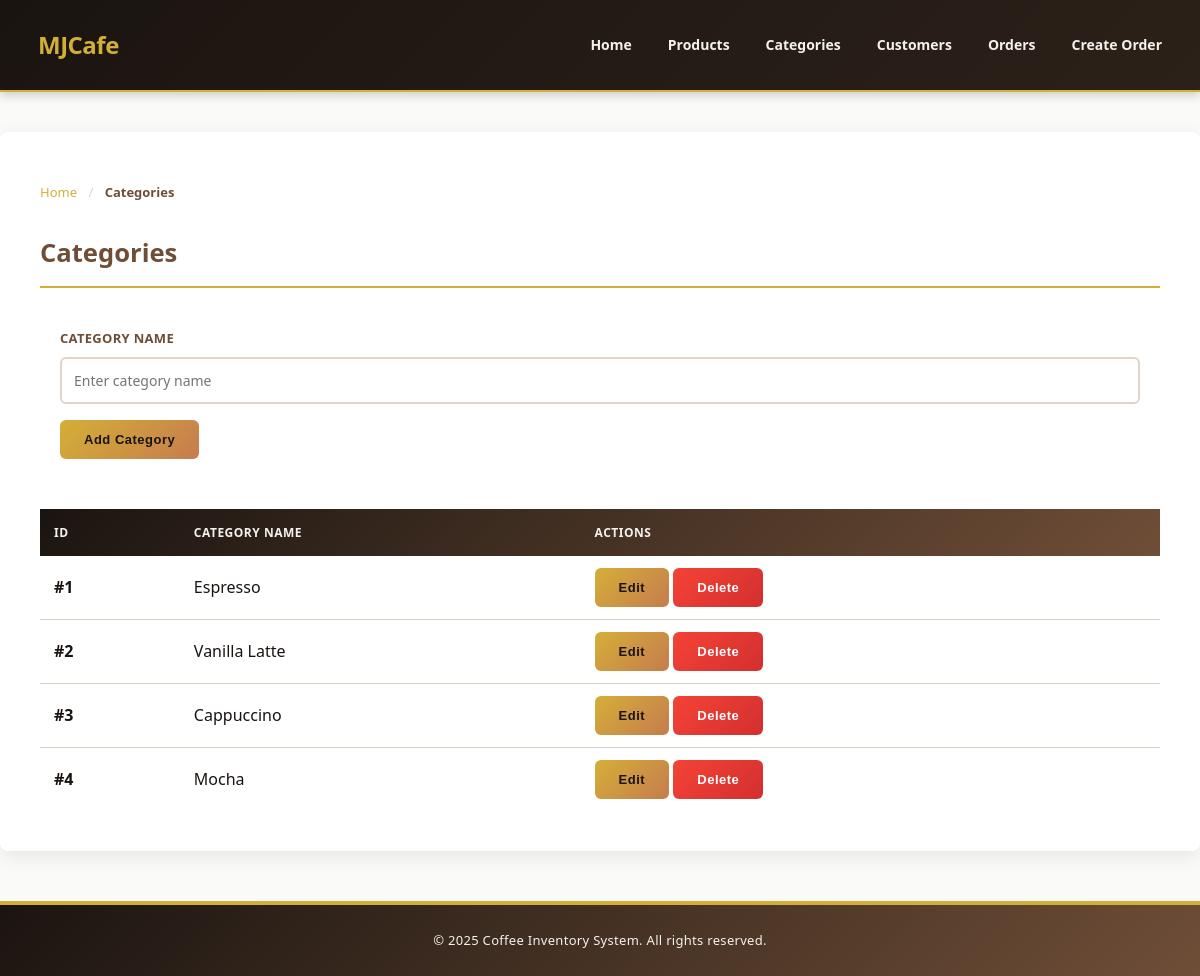
Page /manage_categories.php on the committed database.
### tables this page shows
CREATE TABLE `categories` (
  `category_id` int(11) NOT NULL,
  `category_name` varchar(255) NOT NULL
);

### manage_categories.php (the view, shortened to what this page needs)
<?php
include 'database.php';
$categories = $conn->query("SELECT * FROM categories");
?>
<!DOCTYPE html>
<html>
<head>
    <link rel="stylesheet" href="style.css">
</head>
<body>
<?php include 'header.php'; ?>
<div class="container">
    <div class="breadcrumb">
        <span class="breadcrumb-item"><a href="home.php">Home</a></span>
        <span class="breadcrumb-separator">/</span>
        <span class="breadcrumb-item active">Categories</span>
    </div>
    <h2>Categories</h2>
    <form method="post" style="background: var(--accent-light); padding: 20px; border-radius: 8px; margin-bottom: 30px;">
        <label>Category Name</label>
        <input type="text" name="category_name" placeholder="Enter category name" required>
        <input type="submit" name="add" value="Add Category">
    </form>
    <?php
    $check = $conn->query("SELECT COUNT(*) as count FROM categories");
    $count = $check->fetch_assoc()['count'];
    if($count == 0):
    ?>
        <div class="empty-state">
            <h2>No Categories Found</h2>
            <p>Create your first coffee category to organize products.</p>
        </div>
    <?php else: ?>
    <table>
        <thead>
        <tr>
            <th>ID</th>
            <th>Category Name</th>
            <th>Actions</th>
        </tr>
        </thead>
        <tbody>
        <?php while($row = $categories->fetch_assoc()): ?>
        <tr>
            <td><strong>#<?php echo $row['category_id']; ?></strong></td>
            <td><?php echo $row['category_name']; ?></td>
            <td>
                <a href="edit_category.php?id=<?php echo $row['category_id']; ?>"><button>Edit</button></a>
                <a href="delete_category.php?id=<?php echo $row['category_id']; ?>" onclick="return confirm('Are you sure you want to delete this category?')"><button style="background-color: #f44336;">Delete</button></a>
            </td>
        </tr>
        <?php endwhile; ?>
        </tbody>
    </table>
    <?php endif; ?>
</div>
<?php include 'footer.php'; ?>
</body>
</html>

### style.css (style rules this page uses)
:root { --primary-dark: #1a1410; --primary-brown: #6f4e37; --secondary-gold: #d4af37; --accent-warm: #c67c4e; --cream: #f5f1ed; --text-dark: #1a1410; --text-light: #8d6e63; --bg-light: #fafaf8; --bg-white: #ffffff; --border-color: #e0d4c4; --success: #4caf50; --danger: #f44336; }
* { margin: 0; padding: 0; box-sizing: border-box; }
body { font-family: 'Segoe UI', Tahoma, Geneva, Verdana, sans-serif; background: var(--bg-light); color: var(--text-dark); line-height: 1.6; scroll-behavior: smooth; }
.container { max-width: 1200px; margin: 40px auto; background: var(--bg-white); padding: 40px; border-radius: 8px; box-shadow: 0 6px 20px rgba(0, 0, 0, 0.08); }
h1, h2 { color: var(--primary-brown); margin-bottom: 20px; }
h2 { font-size: 1.6em; border-bottom: 2px solid var(--secondary-gold); padding-bottom: 12px; }
table { width: 100%; border-collapse: collapse; margin-top: 20px; }
table thead { background: linear-gradient(135deg, var(--primary-dark) 0%, var(--primary-brown) 100%); color: var(--cream); }
table th { padding: 14px; text-align: left; font-weight: 700; letter-spacing: 0.5px; font-size: 12px; text-transform: uppercase; }
table td { padding: 12px 14px; border-bottom: 1px solid var(--border-color); }
table tbody tr { transition: background 0.3s ease; }
table tbody tr:last-child td { border-bottom: none; }
form label { font-weight: 700; color: var(--primary-brown); margin-bottom: 8px; display: block; font-size: 13px; text-transform: uppercase; letter-spacing: 0.3px; }
input[type="text"], input[type="email"], input[type="number"], input[type="file"], select { width: 100%; padding: 12px; margin-bottom: 16px; border-radius: 6px; border: 2px solid var(--border-color); font-size: 14px; transition: border 0.3s ease, box-shadow 0.3s ease; font-family: inherit; background: var(--bg-white); }
button, input[type="submit"], .btn, .btn-primary { background: linear-gradient(135deg, var(--secondary-gold) 0%, var(--accent-warm) 100%); color: var(--primary-dark); border: none; padding: 12px 24px; border-radius: 6px; cursor: pointer; font-size: 13px; font-weight: 700; transition: transform 0.3s ease, box-shadow 0.3s ease; text-decoration: none; display: inline-block; text-align: center; letter-spacing: 0.5px; }
button[style*="#f44336"], .danger-btn { background: linear-gradient(135deg, var(--danger) 0%, #d32f2f 100%); color: white; }
.breadcrumb { margin-bottom: 20px; padding: 10px 0; font-size: 13px; }
.breadcrumb-item { color: var(--text-light); }
.breadcrumb-item a { color: var(--secondary-gold); text-decoration: none; transition: color 0.3s ease; }
.breadcrumb-item.active { color: var(--primary-brown); font-weight: 700; }
.breadcrumb-separator { margin: 0 8px; color: var(--border-color); }

### rows in the picture
categories: category_id "1", category_name "Espresso"
categories: category_id "2", category_name "Vanilla Latte"
categories: category_id "3", category_name "Cappuccino"
categories: category_id "4", category_name "Mocha"
